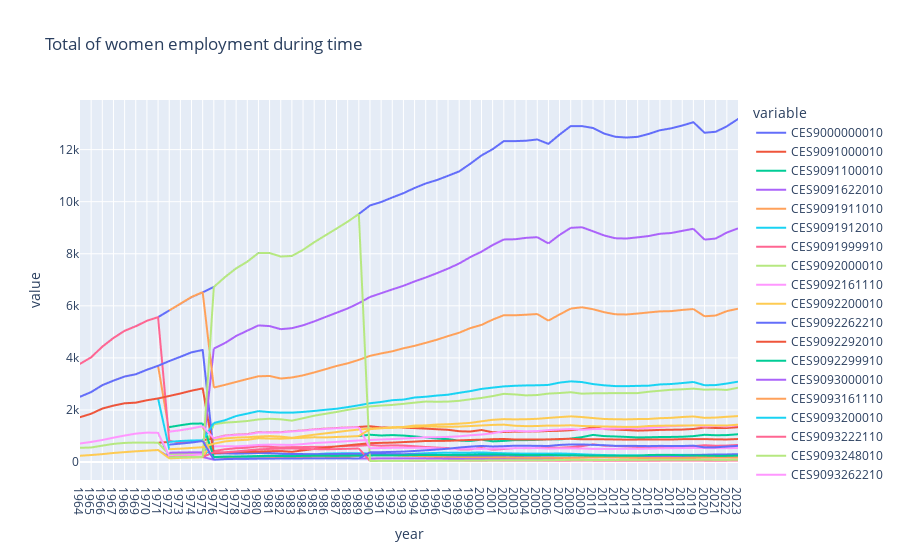

Notebook cell for this chart:
### Markdown cell above
Table **all_amount_women_in_government** presents the info related to the women employment in government.  Table and chart results to be interesting because it shows how there is an interesting delta that will be commented in brief.

### Code cell
df_full = preparationOfDataframesFull("all_amount_women_in_government")
dataCharConstructorYear(df_full,"Total of women employment during time")
